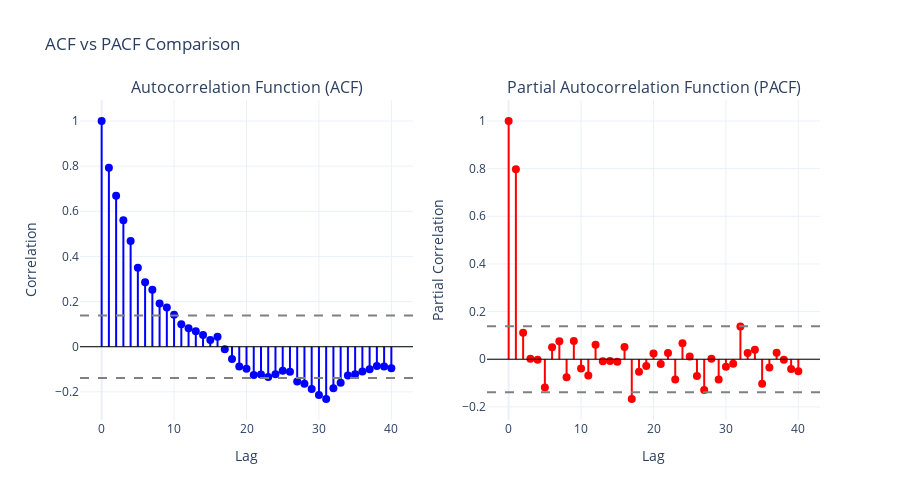

Notebook cell for this chart:
### Markdown cell above
### ACF vs PACF Side-by-Side Comparison

Let's compare ACF and PACF for the same series to see the difference:

### Code cell
# Create side-by-side comparison
fig = make_subplots(
    rows=1, cols=2,
    subplot_titles=('Autocorrelation Function (ACF)', 'Partial Autocorrelation Function (PACF)')
)

# ACF plot
for i in range(len(lags)):
    fig.add_trace(go.Scatter(
        x=[lags[i], lags[i]], y=[0, acf_corr[i]],
        mode='lines', line=dict(color='blue', width=2),
        showlegend=False
    ), row=1, col=1)

fig.add_trace(go.Scatter(
    x=lags, y=acf_corr, mode='markers',
    marker=dict(size=8, color='blue'),
    showlegend=False
), row=1, col=1)

# PACF plot
for i in range(len(lags)):
    fig.add_trace(go.Scatter(
        x=[lags[i], lags[i]], y=[0, pacf_corr[i]],
        mode='lines', line=dict(color='red', width=2),
        showlegend=False
    ), row=1, col=2)

fig.add_trace(go.Scatter(
    x=lags, y=pacf_corr, mode='markers',
    marker=dict(size=8, color='red'),
    showlegend=False
), row=1, col=2)

# Add confidence bands
fig.add_hline(y=confidence_band, line_dash="dash", line_color="gray", row=1, col=1)
fig.add_hline(y=-confidence_band, line_dash="dash", line_color="gray", row=1, col=1)
fig.add_hline(y=0, line_color="black", line_width=1, row=1, col=1)

fig.add_hline(y=confidence_band, line_dash="dash", line_color="gray", row=1, col=2)
fig.add_hline(y=-confidence_band, line_dash="dash", line_color="gray", row=1, col=2)
fig.add_hline(y=0, line_color="black", line_width=1, row=1, col=2)

fig.update_xaxes(title_text="Lag", row=1, col=1)
fig.update_xaxes(title_text="Lag", row=1, col=2)
fig.update_yaxes(title_text="Correlation", row=1, col=1)
fig.update_yaxes(title_text="Partial Correlation", row=1, col=2)

fig.update_layout(
    title_text='ACF vs PACF Comparison',
    height=500,
    template='plotly_white'
)

fig.show()

### Figure 1 — Plotly figure (JSON) as saved in the notebook; plotly's stock layout.template omitted (floating-point values rounded to 4 significant figures)
{"data": [{"line": {"color": "blue", "width": 2}, "mode": "lines", "showlegend": false, "type": "scatter", "x": [0, 0], "xaxis": "x", "y": [0, 1], "yaxis": "y"}, {"line": {"color": "blue", "width": 2}, "mode": "lines", "showlegend": false, "type": "scatter", "x": [1, 1], "xaxis": "x", "y": [0, 0.7932], "yaxis": "y"}, {"line": {"color": "blue", "width": 2}, "mode": "lines", "showlegend": false, "type": "scatter", "x": [2, 2], "xaxis": "x", "y": [0, 0.6693], "yaxis": "y"}, {"line": {"color": "blue", "width": 2}, "mode": "lines", "showlegend": false, "type": "scatter", "x": [3, 3], "xaxis": "x", "y": [0, 0.5599], "yaxis": "y"}, {"line": {"color": "blue", "width": 2}, "mode": "lines", "showlegend": false, "type": "scatter", "x": [4, 4], "xaxis": "x", "y": [0, 0.468], "yaxis": "y"}, {"line": {"color": "blue", "width": 2}, "mode": "lines", "showlegend": false, "type": "scatter", "x": [5, 5], "xaxis": "x", "y": [0, 0.3497], "yaxis": "y"}, {"line": {"color": "blue", "width": 2}, "mode": "lines", "showlegend": false, "type": "scatter", "x": [6, 6], "xaxis": "x", "y": [0, 0.286], "yaxis": "y"}, {"line": {"color": "blue", "width": 2}, "mode": "lines", "showlegend": false, "type": "scatter", "x": [7, 7], "xaxis": "x", "y": [0, 0.2529], "yaxis": "y"}, {"line": {"color": "blue", "width": 2}, "mode": "lines", "showlegend": false, "type": "scatter", "x": [8, 8], "xaxis": "x", "y": [0, 0.1913], "yaxis": "y"}, {"line": {"color": "blue", "width": 2}, "mode": "lines", "showlegend": false, "type": "scatter", "x": [9, 9], "xaxis": "x", "y": [0, 0.1732], "yaxis": "y"}, {"line": {"color": "blue", "width": 2}, "mode": "lines", "showlegend": false, "type": "scatter", "x": [10, 10], "xaxis": "x", "y": [0, 0.1417], "yaxis": "y"}, {"line": {"color": "blue", "width": 2}, "mode": "lines", "showlegend": false, "type": "scatter", "x": [11, 11], "xaxis": "x", "y": [0, 0.09904], "yaxis": "y"}, {"line": {"color": "blue", "width": 2}, "mode": "lines", "showlegend": false, "type": "scatter", "x": [12, 12], "xaxis": "x", "y": [0, 0.08167], "yaxis": "y"}, {"line": {"color": "blue", "width": 2}, "mode": "lines", "showlegend": false, "type": "scatter", "x": [13, 13], "xaxis": "x", "y": [0, 0.06881], "yaxis": "y"}, {"line": {"color": "blue", "width": 2}, "mode": "lines", "showlegend": false, "type": "scatter", "x": [14, 14], "xaxis": "x", "y": [0, 0.0519], "yaxis": "y"}, {"line": {"color": "blue", "width": 2}, "mode": "lines", "showlegend": false, "type": "scatter", "x": [15, 15], "xaxis": "x", "y": [0, 0.02936], "yaxis": "y"}, {"line": {"color": "blue", "width": 2}, "mode": "lines", "showlegend": false, "type": "scatter", "x": [16, 16], "xaxis": "x", "y": [0, 0.04403], "yaxis": "y"}, {"line": {"color": "blue", "width": 2}, "mode": "lines", "showlegend": false, "type": "scatter", "x": [17, 17], "xaxis": "x", "y": [0, -0.01082], "yaxis": "y"}, {"line": {"color": "blue", "width": 2}, "mode": "lines", "showlegend": false, "type": "scatter", "x": [18, 18], "xaxis": "x", "y": [0, -0.05465], "yaxis": "y"}, {"line": {"color": "blue", "width": 2}, "mode": "lines", "showlegend": false, "type": "scatter", "x": [19, 19], "xaxis": "x", "y": [0, -0.08768], "yaxis": "y"}, {"line": {"color": "blue", "width": 2}, "mode": "lines", "showlegend": false, "type": "scatter", "x": [20, 20], "xaxis": "x", "y": [0, -0.09775], "yaxis": "y"}, {"line": {"color": "blue", "width": 2}, "mode": "lines", "showlegend": false, "type": "scatter", "x": [21, 21], "xaxis": "x", "y": [0, -0.1252], "yaxis": "y"}, {"line": {"color": "blue", "width": 2}, "mode": "lines", "showlegend": false, "type": "scatter", "x": [22, 22], "xaxis": "x", "y": [0, -0.1227], "yaxis": "y"}, {"line": {"color": "blue", "width": 2}, "mode": "lines", "showlegend": false, "type": "scatter", "x": [23, 23], "xaxis": "x", "y": [0, -0.1345], "yaxis": "y"}, {"line": {"color": "blue", "width": 2}, "mode": "lines", "showlegend": false, "type": "scatter", "x": [24, 24], "xaxis": "x", "y": [0, -0.1221], "yaxis": "y"}, {"line": {"color": "blue", "width": 2}, "mode": "lines", "showlegend": false, "type": "scatter", "x": [25, 25], "xaxis": "x", "y": [0, -0.1068], "yaxis": "y"}, {"line": {"color": "blue", "width": 2}, "mode": "lines", "showlegend": false, "type": "scatter", "x": [26, 26], "xaxis": "x", "y": [0, -0.1114], "yaxis": "y"}, {"line": {"color": "blue", "width": 2}, "mode": "lines", "showlegend": false, "type": "scatter", "x": [27, 27], "xaxis": "x", "y": [0, -0.1541], "yaxis": "y"}, {"line": {"color": "blue", "width": 2}, "mode": "lines", "showlegend": false, "type": "scatter", "x": [28, 28], "xaxis": "x", "y": [0, -0.1646], "yaxis": "y"}, {"line": {"color": "blue", "width": 2}, "mode": "lines", "showlegend": false, "type": "scatter", "x": [29, 29], "xaxis": "x", "y": [0, -0.1878], "yaxis": "y"}, {"line": {"color": "blue", "width": 2}, "mode": "lines", "showlegend": false, "type": "scatter", "x": [30, 30], "xaxis": "x", "y": [0, -0.214], "yaxis": "y"}, {"line": {"color": "blue", "width": 2}, "mode": "lines", "showlegend": false, "type": "scatter", "x": [31, 31], "xaxis": "x", "y": [0, -0.2316], "yaxis": "y"}, {"line": {"color": "blue", "width": 2}, "mode": "lines", "showlegend": false, "type": "scatter", "x": [32, 32], "xaxis": "x", "y": [0, -0.1835], "yaxis": "y"}, {"line": {"color": "blue", "width": 2}, "mode": "lines", "showlegend": false, "type": "scatter", "x": [33, 33], "xaxis": "x", "y": [0, -0.1597], "yaxis": "y"}, {"line": {"color": "blue", "width": 2}, "mode": "lines", "showlegend": false, "type": "scatter", "x": [34, 34], "xaxis": "x", "y": [0, -0.1278], "yaxis": "y"}, {"line": {"color": "blue", "width": 2}, "mode": "lines", "showlegend": false, "type": "scatter", "x": [35, 35], "xaxis": "x", "y": [0, -0.1219], "yaxis": "y"}, {"line": {"color": "blue", "width": 2}, "mode": "lines", "showlegend": false, "type": "scatter", "x": [36, 36], "xaxis": "x", "y": [0, -0.1097], "yaxis": "y"}, {"line": {"color": "blue", "width": 2}, "mode": "lines", "showlegend": false, "type": "scatter", "x": [37, 37], "xaxis": "x", "y": [0, -0.1002], "yaxis": "y"}, {"line": {"color": "blue", "width": 2}, "mode": "lines", "showlegend": false, "type": "scatter", "x": [38, 38], "xaxis": "x", "y": [0, -0.08573], "yaxis": "y"}, {"line": {"color": "blue", "width": 2}, "mode": "lines", "showlegend": false, "type": "scatter", "x": [39, 39], "xaxis": "x", "y": [0, -0.08807], "yaxis": "y"}, {"line": {"color": "blue", "width": 2}, "mode": "lines", "showlegend": false, "type": "scatter", "x": [40, 40], "xaxis": "x", "y": [0, -0.09545], "yaxis": "y"}, {"marker": {"color": "blue", "size": 8}, "mode": "markers", "showlegend": false, "type": "scatter", "x": [0, 1, 2, 3, 4, 5, 6, 7, 8, 9, 10, 11, 12, 13, 14, 15, 16, 17, 18, 19, 20, 21, 22, 23, 24, 25, 26, 27, 28, 29, 30, 31, 32, 33, 34, 35, 36, 37, 38, 39, 40], "xaxis": "x", "y": [1.0, 0.7932, 0.6693, 0.5599, 0.468, 0.3497, 0.286, 0.2529, 0.1913, 0.1732, 0.1417, 0.09904, 0.08167, 0.06881, 0.0519, 0.02936, 0.04403, -0.01082, -0.05465, -0.08768, -0.09775, -0.1252, -0.1227, -0.1345, -0.1221, -0.1068, -0.1114, -0.1541, -0.1646, -0.1878, -0.214, -0.2316, -0.1835, -0.1597, -0.1278, -0.1219, -0.1097, -0.1002, -0.08573, -0.08807, -0.09545], "yaxis": "y"}, {"line": {"color": "red", "width": 2}, "mode": "lines", "showlegend": false, "type": "scatter", "x": [0, 0], "xaxis": "x2", "y": [0, 1], "yaxis": "y2"}, {"line": {"color": "red", "width": 2}, "mode": "lines", "showlegend": false, "type": "scatter", "x": [1, 1], "xaxis": "x2", "y": [0, 0.7972], "yaxis": "y2"}, {"line": {"color": "red", "width": 2}, "mode": "lines", "showlegend": false, "type": "scatter", "x": [2, 2], "xaxis": "x2", "y": [0, 0.1111], "yaxis": "y2"}, {"line": {"color": "red", "width": 2}, "mode": "lines", "showlegend": false, "type": "scatter", "x": [3, 3], "xaxis": "x2", "y": [0, 0.002089], "yaxis": "y2"}, {"line": {"color": "red", "width": 2}, "mode": "lines", "showlegend": false, "type": "scatter", "x": [4, 4], "xaxis": "x2", "y": [0, -0.002374], "yaxis": "y2"}, {"line": {"color": "red", "width": 2}, "mode": "lines", "showlegend": false, "type": "scatter", "x": [5, 5], "xaxis": "x2", "y": [0, -0.1187], "yaxis": "y2"}, {"line": {"color": "red", "width": 2}, "mode": "lines", "showlegend": false, "type": "scatter", "x": [6, 6], "xaxis": "x2", "y": [0, 0.05074], "yaxis": "y2"}, {"line": {"color": "red", "width": 2}, "mode": "lines", "showlegend": false, "type": "scatter", "x": [7, 7], "xaxis": "x2", "y": [0, 0.07516], "yaxis": "y2"}, {"line": {"color": "red", "width": 2}, "mode": "lines", "showlegend": false, "type": "scatter", "x": [8, 8], "xaxis": "x2", "y": [0, -0.07569], "yaxis": "y2"}, {"line": {"color": "red", "width": 2}, "mode": "lines", "showlegend": false, "type": "scatter", "x": [9, 9], "xaxis": "x2", "y": [0, 0.07618], "yaxis": "y2"}, {"line": {"color": "red", "width": 2}, "mode": "lines", "showlegend": false, "type": "scatter", "x": [10, 10], "xaxis": "x2", "y": [0, -0.03885], "yaxis": "y2"}, {"line": {"color": "red", "width": 2}, "mode": "lines", "showlegend": false, "type": "scatter", "x": [11, 11], "xaxis": "x2", "y": [0, -0.06874], "yaxis": "y2"}, {"line": {"color": "red", "width": 2}, "mode": "lines", "showlegend": false, "type": "scatter", "x": [12, 12], "xaxis": "x2", "y": [0, 0.0607], "yaxis": "y2"}, {"line": {"color": "red", "width": 2}, "mode": "lines", "showlegend": false, "type": "scatter", "x": [13, 13], "xaxis": "x2", "y": [0, -0.008949], "yaxis": "y2"}, {"line": {"color": "red", "width": 2}, "mode": "lines", "showlegend": false, "type": "scatter", "x": [14, 14], "xaxis": "x2", "y": [0, -0.007283], "yaxis": "y2"}, {"line": {"color": "red", "width": 2}, "mode": "lines", "showlegend": false, "type": "scatter", "x": [15, 15], "xaxis": "x2", "y": [0, -0.01081], "yaxis": "y2"}, {"line": {"color": "red", "width": 2}, "mode": "lines", "showlegend": false, "type": "scatter", "x": [16, 16], "xaxis": "x2", "y": [0, 0.05178], "yaxis": "y2"}, {"line": {"color": "red", "width": 2}, "mode": "lines", "showlegend": false, "type": "scatter", "x": [17, 17], "xaxis": "x2", "y": [0, -0.1669], "yaxis": "y2"}, {"line": {"color": "red", "width": 2}, "mode": "lines", "showlegend": false, "type": "scatter", "x": [18, 18], "xaxis": "x2", "y": [0, -0.05292], "yaxis": "y2"}, {"line": {"color": "red", "width": 2}, "mode": "lines", "showlegend": false, "type": "scatter", "x": [19, 19], "xaxis": "x2", "y": [0, -0.02815], "yaxis": "y2"}, {"line": {"color": "red", "width": 2}, "mode": "lines", "showlegend": false, "type": "scatter", "x": [20, 20], "xaxis": "x2", "y": [0, 0.02383], "yaxis": "y2"}, {"line": {"color": "red", "width": 2}, "mode": "lines", "showlegend": false, "type": "scatter", "x": [21, 21], "xaxis": "x2", "y": [0, -0.01984], "yaxis": "y2"}, {"line": {"color": "red", "width": 2}, "mode": "lines", "showlegend": false, "type": "scatter", "x": [22, 22], "xaxis": "x2", "y": [0, 0.02653], "yaxis": "y2"}, {"line": {"color": "red", "width": 2}, "mode": "lines", "showlegend": false, "type": "scatter", "x": [23, 23], "xaxis": "x2", "y": [0, -0.08457], "yaxis": "y2"}, {"line": {"color": "red", "width": 2}, "mode": "lines", "showlegend": false, "type": "scatter", "x": [24, 24], "xaxis": "x2", "y": [0, 0.06727], "yaxis": "y2"}, {"line": {"color": "red", "width": 2}, "mode": "lines", "showlegend": false, "type": "scatter", "x": [25, 25], "xaxis": "x2", "y": [0, 0.0114], "yaxis": "y2"}, {"line": {"color": "red", "width": 2}, "mode": "lines", "showlegend": false, "type": "scatter", "x": [26, 26], "xaxis": "x2", "y": [0, -0.07088], "yaxis": "y2"}, {"line": {"color": "red", "width": 2}, "mode": "lines", "showlegend": false, "type": "scatter", "x": [27, 27], "xaxis": "x2", "y": [0, -0.1296], "yaxis": "y2"}, {"line": {"color": "red", "width": 2}, "mode": "lines", "showlegend": false, "type": "scatter", "x": [28, 28], "xaxis": "x2", "y": [0, 0.001851], "yaxis": "y2"}, {"line": {"color": "red", "width": 2}, "mode": "lines", "showlegend": false, "type": "scatter", "x": [29, 29], "xaxis": "x2", "y": [0, -0.08549], "yaxis": "y2"}, {"line": {"color": "red", "width": 2}, "mode": "lines", "showlegend": false, "type": "scatter", "x": [30, 30], "xaxis": "x2", "y": [0, -0.03146], "yaxis": "y2"}, {"line": {"color": "red", "width": 2}, "mode": "lines", "showlegend": false, "type": "scatter", "x": [31, 31], "xaxis": "x2", "y": [0, -0.01946], "yaxis": "y2"}, {"line": {"color": "red", "width": 2}, "mode": "lines", "showlegend": false, "type": "scatter", "x": [32, 32], "xaxis": "x2", "y": [0, 0.1376], "yaxis": "y2"}, {"line": {"color": "red", "width": 2}, "mode": "lines", "showlegend": false, "type": "scatter", "x": [33, 33], "xaxis": "x2", "y": [0, 0.02592], "yaxis": "y2"}, {"line": {"color": "red", "width": 2}, "mode": "lines", "showlegend": false, "type": "scatter", "x": [34, 34], "xaxis": "x2", "y": [0, 0.03949], "yaxis": "y2"}, {"line": {"color": "red", "width": 2}, "mode": "lines", "showlegend": false, "type": "scatter", "x": [35, 35], "xaxis": "x2", "y": [0, -0.1033], "yaxis": "y2"}, {"line": {"color": "red", "width": 2}, "mode": "lines", "showlegend": false, "type": "scatter", "x": [36, 36], "xaxis": "x2", "y": [0, -0.03421], "yaxis": "y2"}, {"line": {"color": "red", "width": 2}, "mode": "lines", "showlegend": false, "type": "scatter", "x": [37, 37], "xaxis": "x2", "y": [0, 0.02773], "yaxis": "y2"}, {"line": {"color": "red", "width": 2}, "mode": "lines", "showlegend": false, "type": "scatter", "x": [38, 38], "xaxis": "x2", "y": [0, -0.001645], "yaxis": "y2"}, {"line": {"color": "red", "width": 2}, "mode": "lines", "showlegend": false, "type": "scatter", "x": [39, 39], "xaxis": "x2", "y": [0, -0.04055], "yaxis": "y2"}, {"line": {"color": "red", "width": 2}, "mode": "lines", "showlegend": false, "type": "scatter", "x": [40, 40], "xaxis": "x2", "y": [0, -0.05044], "yaxis": "y2"}, {"marker": {"color": "red", "size": 8}, "mode": "markers", "showlegend": false, "type": "scatter", "x": [0, 1, 2, 3, 4, 5, 6, 7, 8, 9, 10, 11, 12, 13, 14, 15, 16, 17, 18, 19, 20, 21, 22, 23, 24, 25, 26, 27, 28, 29, 30, 31, 32, 33, 34, 35, 36, 37, 38, 39, 40], "xaxis": "x2", "y": [1.0, 0.7972, 0.1111, 0.002089, -0.002374, -0.1187, 0.05074, 0.07516, -0.07569, 0.07618, -0.03885, -0.06874, 0.0607, -0.008949, -0.007283, -0.01081, 0.05178, -0.1669, -0.05292, -0.02815, 0.02383, -0.01984, 0.02653, -0.08457, 0.06727, 0.0114, -0.07088, -0.1296, 0.001851, -0.08549, -0.03146, -0.01946, 0.1376, 0.02592, 0.03949, -0.1033, -0.03421, 0.02773, -0.001645, -0.04055, -0.05044], "yaxis": "y2"}], "layout": {"annotations": [{"font": {"size": 16}, "showarrow": false, "text": "Autocorrelation Function (ACF)", "x": 0.225, "xanchor": "center", "xref": "paper", "y": 1, "yanchor": "bottom", "yref": "paper"}, {"font": {"size": 16}, "showarrow": false, "text": "Partial Autocorrelation Function (PACF)", "x": 0.775, "xanchor": "center", "xref": "paper", "y": 1, "yanchor": "bottom", "yref": "paper"}], "height": 500, "shapes": [{"line": {"color": "gray", "dash": "dash"}, "type": "line", "x0": 0, "x1": 1, "xref": "x domain", "y0": 0.1386, "y1": 0.1386, "yref": "y"}, {"line": {"color": "gray", "dash": "dash"}, "type": "line", "x0": 0, "x1": 1, "xref": "x domain", "y0": -0.1386, "y1": -0.1386, "yref": "y"}, {"line": {"color": "black", "width": 1}, "type": "line", "x0": 0, "x1": 1, "xref": "x domain", "y0": 0, "y1": 0, "yref": "y"}, {"line": {"color": "gray", "dash": "dash"}, "type": "line", "x0": 0, "x1": 1, "xref": "x2 domain", "y0": 0.1386, "y1": 0.1386, "yref": "y2"}, {"line": {"color": "gray", "dash": "dash"}, "type": "line", "x0": 0, "x1": 1, "xref": "x2 domain", "y0": -0.1386, "y1": -0.1386, "yref": "y2"}, {"line": {"color": "black", "width": 1}, "type": "line", "x0": 0, "x1": 1, "xref": "x2 domain", "y0": 0, "y1": 0, "yref": "y2"}], "title": {"text": "ACF vs PACF Comparison"}, "xaxis": {"anchor": "y", "domain": [0, 0.45], "title": {"text": "Lag"}}, "xaxis2": {"anchor": "y2", "domain": [0.55, 1], "title": {"text": "Lag"}}, "yaxis": {"anchor": "x", "domain": [0, 1], "title": {"text": "Correlation"}}, "yaxis2": {"anchor": "x2", "domain": [0, 1], "title": {"text": "Partial Correlation"}}}}
